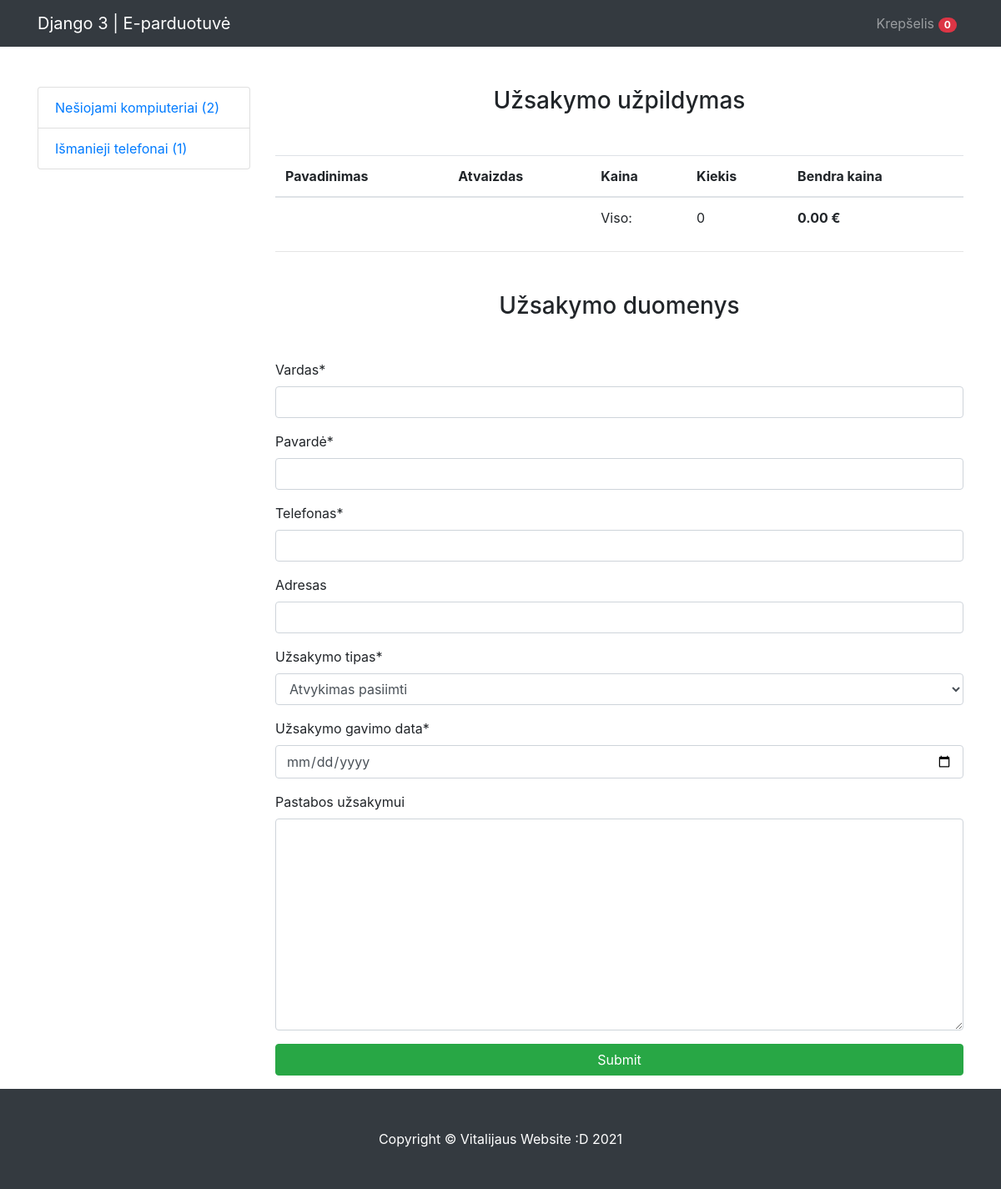
Screenshot of /checkout/ (signed in) with the database file from the repository.
### mainapp/models.py (models this page shows, shortened)
class Cart(models.Model):
    owner = models.ForeignKey('Customer', null=True, verbose_name='Savininkas', on_delete=models.CASCADE)
    products = models.ManyToManyField(CartProduct, blank=True, related_name='related_cart')
    total_products = models.PositiveIntegerField(default=0)
    final_price = models.DecimalField(max_digits=9, default=0, decimal_places=2, verbose_name='Bendra kaina')
    in_order = models.BooleanField(default=False)
    for_anonymous_user = models.BooleanField(default=False)

class Category(models.Model):
    name = models.CharField(max_length=255, verbose_name='Kategorijos pavadinimas')
    slug = models.SlugField(unique=True)
    objects = CategoryManager()
    def get_absolute_url(self):
        return reverse('category_detail', kwargs={'slug': self.slug})

### mainapp/views.py (the view)
# urls.py: path('checkout/', CheckoutView.as_view(), name='checkout'),
class CheckoutView(CartMixin, View):
    def get(self, request, *args, **kwargs):
        categories = Category.objects.get_categories_for_left_sidebar()
        form = OrderForm(request.POST or None)
        context = {
            'cart': self.cart,
            'categories': categories,
            'form': form
        }
        return render(request, 'checkout.html', context)

### mainapp/forms.py
class OrderForm(forms.ModelForm):
    def __init__(self, *args, **kwargs):
        super().__init__(*args, **kwargs)
        self.fields['order_date'].label = 'Užsakymo gavimo data'
    order_date = forms.DateField(widget=forms.TextInput(attrs={'type': 'date'}))
    class Meta:
        model = Order
        fields = (
            'first_name', 'last_name', 'phone', 'address', 'buying_type', 'order_date', 'comment'
        )

### mainapp/mixins.py (called while the page is built)
    def dispatch(self, request, *args, **kwargs):
        if request.user.is_authenticated:
            customer = Customer.objects.filter(user=request.user).first()
            if not customer:
                customer = Customer.objects.create(
                    user=request.user
                )
            cart = Cart.objects.filter(owner=customer, in_order=False).first()
            if not cart:
                cart = Cart.objects.create(owner=customer)
        else:
            cart = Cart.objects.filter(for_anonymous_user=True).first()
            if not cart:
                cart = Cart.objects.create(for_anonymous_user=True)
        self.cart = cart
        return super().dispatch(request, *args, **kwargs)

### mainapp/models.py (called while the page is built)
def get_models_for_count(*model_names):
    return [models.Count(model_name) for model_name in model_names]

    def get_queryset(self):
        return super().get_queryset()

    def get_categories_for_left_sidebar(self):
        models = get_models_for_count('notebook', 'smartphone')
        qs = list(self.get_queryset().annotate(*models))
        data = [
            dict(name=c.name, url=c.get_absolute_url(), count=getattr(c, self.CATEGORY_NAME_COUNT_NAME[c.name]))
            for c in qs
        ]
        return data

### mainapp/templates/checkout.html (shortened to what this page needs)
{% extends 'base.html' %}
{% load crispy_forms_filters %}
{% load crispy_forms_tags %}
{% block content %}
<h3 class="text-center mt-5 mb-5">Užsakymo užpildymas</h3>
<table class="table">
  <thead>
    <tr>
      <th scope="col">Pavadinimas</th>
      <th scope="col">Atvaizdas</th>
      <th scope="col">Kaina</th>
      <th scope="col">Kiekis</th>
        <th scope="col">Bendra kaina</th>
    </tr>
  </thead>
  <tbody>
        <tr>
          <td colspan="2"></td>
          <td>Viso:</td>
          <td>{{ cart.total_products }}</td>
          <td><strong>{{ cart.final_price }} €</strong></td>
        </tr>
  </tbody>
</table>
<hr>
<h3 class="text-center mt-5 mb-5">Užsakymo duomenys</h3>
<form action="{% url 'make_order' %}" method="POST">
  {{ form|crispy }}
  <input type="submit" class="btn btn-success btn-block mb-3" values="Užsakyti">
</form>
{% endblock content %}

### mainapp/templates/base.html (shortened to what this page needs)
{% load static %}
<!DOCTYPE html>
<html lang="en">
<head>
  <link rel="stylesheet" href="https://maxcdn.bootstrapcdn.com/bootstrap/4.0.0/css/bootstrap.min.css">
</head>
<body>
  <nav class="navbar navbar-expand-lg navbar-dark bg-dark fixed-top">
    <div class="container">
      <a class="navbar-brand" href="{% url 'base' %}">Django 3 | E-parduotuvė</a>
      <div class="collapse navbar-collapse" id="navbarResponsive">
        <ul class="navbar-nav ml-auto">
          <li class="nav-item">
            <a class="nav-link" href="{% url 'cart' %}">Krepšelis <span class="badge badge-pill badge-danger">{{ cart.products.count }}</span></a>
          </li>
        </ul>
      </div>
    </div>
  </nav>
  <div class="container">
    <div class="row">
      <div class="col-lg-3 mt-5">
        <div class="list-group">
          {% for category in categories %}
          <a href="{{ category.url }}" class="list-group-item">{{ category.name }} ({{ category.count }})</a>
          {% endfor %}
        </div>
      </div>
      <div class="col-lg-9">
        {% block content %}{% endblock content %}
      </div>
    </div>
  </div>
  <footer class="py-5 bg-dark">
    <div class="container">
      <p class="m-0 text-center text-white">Copyright &copy;  Vitalijaus Website :D 2021</p>
    </div>
  </footer>
</body>
</html>

### mainapp/templates/base.html (style rules this page uses)
body { padding-top: 56px; }

### rows the page displays
Cart: products.count "0", total_products "0", final_price "0.00"
Category: name "Nešiojami kompiuteriai"
Category: name "Išmanieji telefonai"

### other values shown
{{ category.count }} "2" "1"
